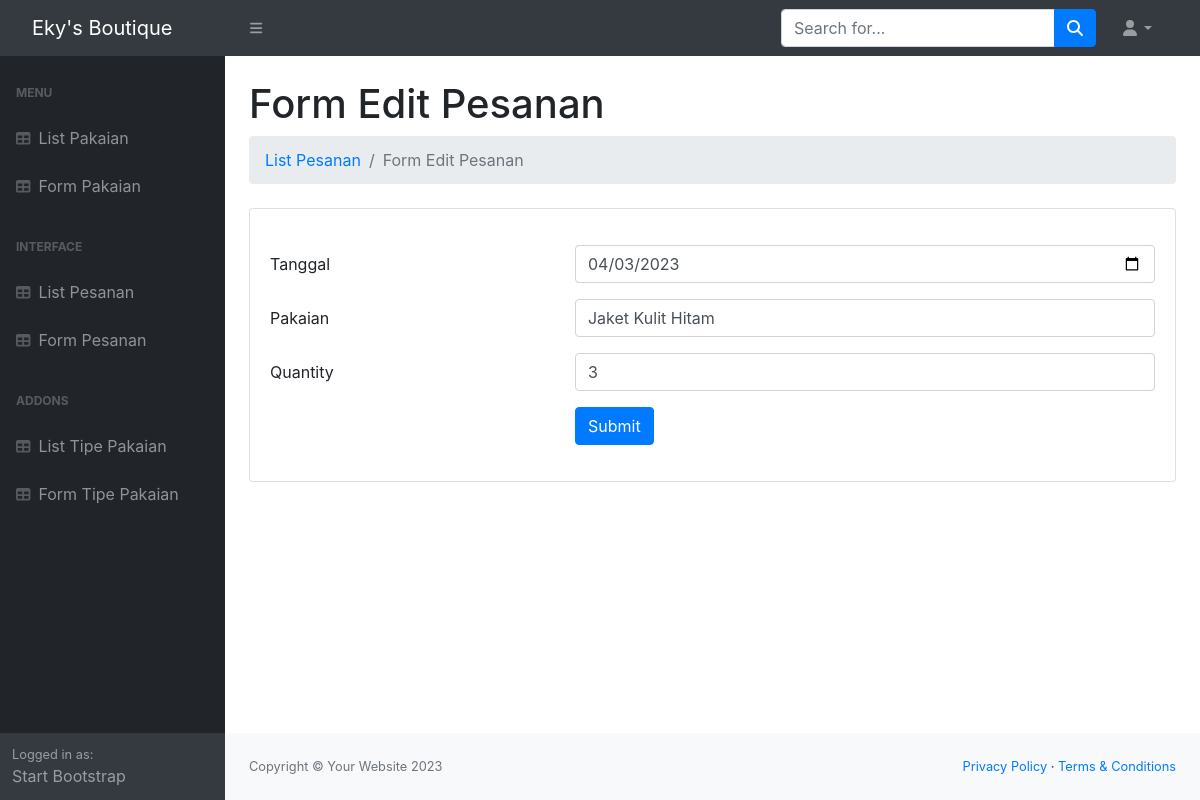
Page /web2-uts-template/backend/Pesanan/update.php?idedit=1 on the committed database.
### tables this page shows
CREATE TABLE `pesanan` (
  `id` int(11) NOT NULL,
  `tanggal` date DEFAULT NULL,
  `pakaian_id` int(45) DEFAULT NULL,
  `quantity` int(11) DEFAULT NULL
);

CREATE TABLE `pakaian` (
  `id` int(11) NOT NULL,
  `nama` varchar(45) NOT NULL,
  `ukuran` varchar(45) DEFAULT NULL,
  `warna` varchar(45) DEFAULT NULL,
  `stok` int(11) NOT NULL,
  `harga` int(32) DEFAULT NULL,
  `tipe_pakaian_id` int(45) DEFAULT NULL
);

### web2-uts-template/backend/Pesanan/update.php (the view, shortened to what this page needs)
<?php
    include_once('../../database/dbkoneksi.php');
    $_id = $_GET["idedit"];
    $sql = "SELECT * FROM pesanan WHERE id=?";
    $rs = $dbh->prepare($sql);
    $rs -> execute([$_id]);
    $row = $rs -> fetch();
?>
<!DOCTYPE html>
<html lang="en">
<?php include("../Shared/head.php"); ?>
<body>
  <?php include("../Shared/nav_header.php"); ?>
  <div id="layoutSidenav">
    <?php include("../Shared/nav_sidebar.php"); ?>
    <div id="layoutSidenav_content">
      <main>
        <div class="container-fluid px-4">
          <h1 class="mt-4">Form Edit Pesanan</h1>
          <ol class="breadcrumb mb-4">
            <li class="breadcrumb-item"><a href="index.php">List Pesanan</a></li>
            <li class="breadcrumb-item active">Form Edit Pesanan</li>
          </ol>
          <div class="card mb-4">
            <div class="card-body">
                <link rel="stylesheet" href="https://stackpath.bootstrapcdn.com/bootstrap/4.1.3/css/bootstrap.min.css">
                <link rel="stylesheet"
                  href="https://maxcdn.bootstrapcdn.com/font-awesome/4.7.0/css/font-awesome.min.css">
              <form method="POST" action="proses.php">
                <div class="form-group row">
                  <label for="tanggal" class="col-4 col-form-label">Tanggal</label>
                  <div class="col-8">
                    <input id="tanggal" value=<?=$row['tanggal']?> name="tanggal" type="date" class="form-control" required>
                  </div>
                </div>
                <div class="form-group row">
                    <label for="pakaian_id" class="col-4 col-form-label">Pakaian</label>
                    <div class="col-8">
                        <?php
                            require_once('../../database/dbkoneksi.php');
                            $sql = "SELECT * FROM pakaian";
                            $rs_pakaian = $dbh->query($sql);
                        ?>
                        <select id="pakaian_id" name="pakaian_id" value=<?=$row['pakaian_id']?> class="form-control">
                            <?php
                                foreach ($rs_pakaian as $row_pakaian) {
                            ?>
                                <option <?php if($row_pakaian['id'] == $row['pakaian_id']){echo("selected");}?> value="<?= $row_pakaian['id'] ?>"><?= $row_pakaian['nama'] ?></option>
                            <?php
                                }
                            ?>
                        </select>
                    </div>
                </div>
                <div class="form-group row">
                  <label for="quantity" class="col-4 col-form-label">Quantity</label>
                  <div class="col-8">
                    <input id="quantity" value=<?=$row['quantity']?> name="quantity" type="text" class="form-control">
                  </div>
                </div>
                <div class="form-group row">
                  <div class="offset-4 col-8">
                    <button name="proses" type="submit" class="btn btn-primary" value="Update">Submit</button>
                  </div>
                </div>
              </form>
            </div>
          </div>
        </div>
      </main>
      <?php include("../Shared/footer.php"); ?>
    </div>
  </div>
</body>
</html>

### rows in the picture
pesanan: tanggal "04/03/2023", pakaian_id "Jaket Kulit Hitam", quantity "3"
